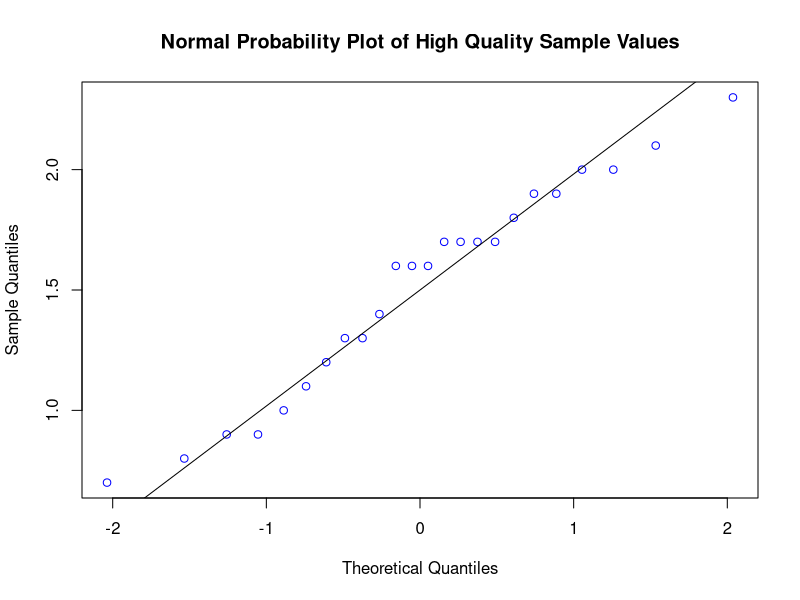
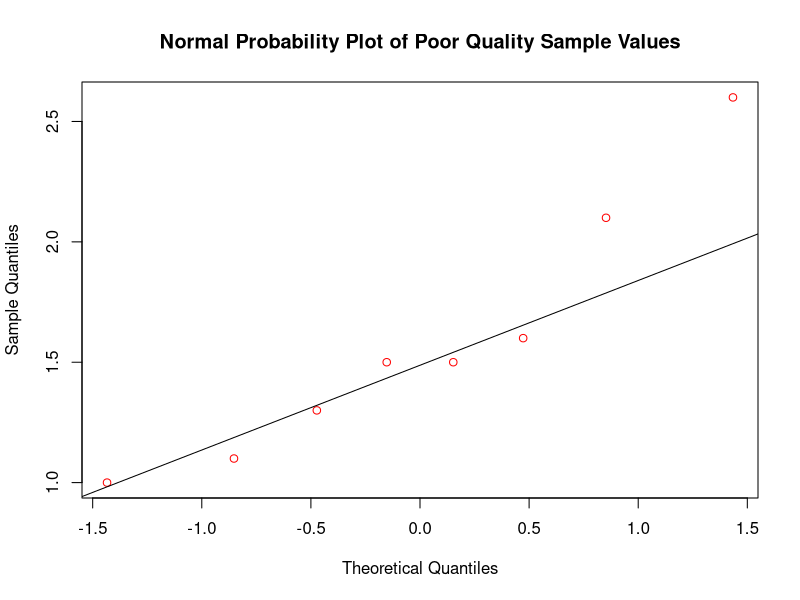
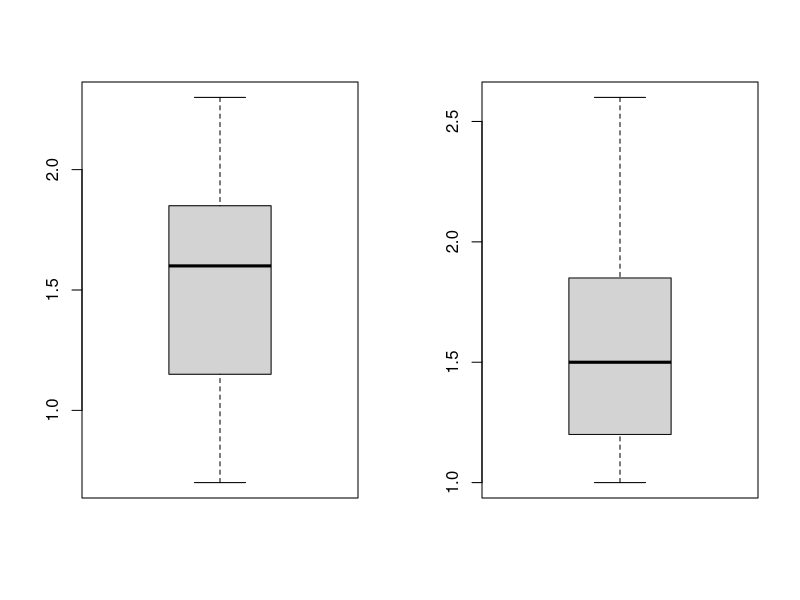
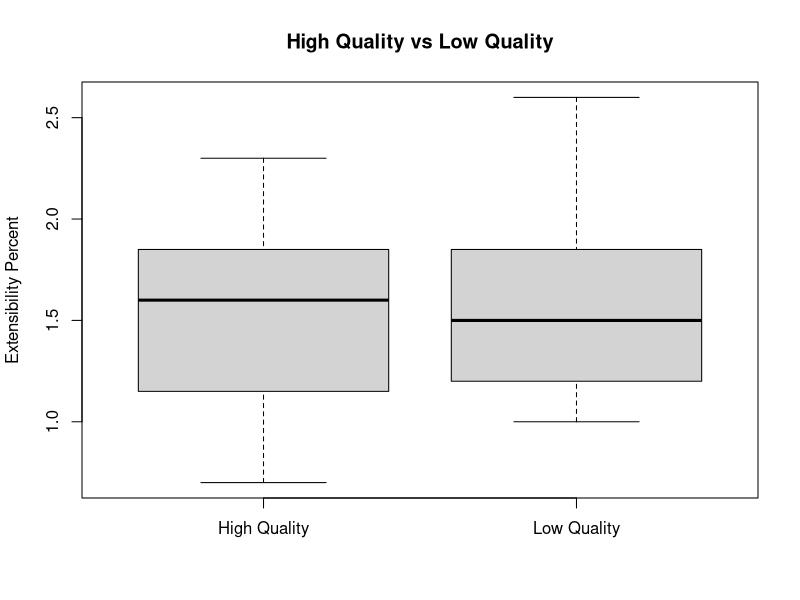
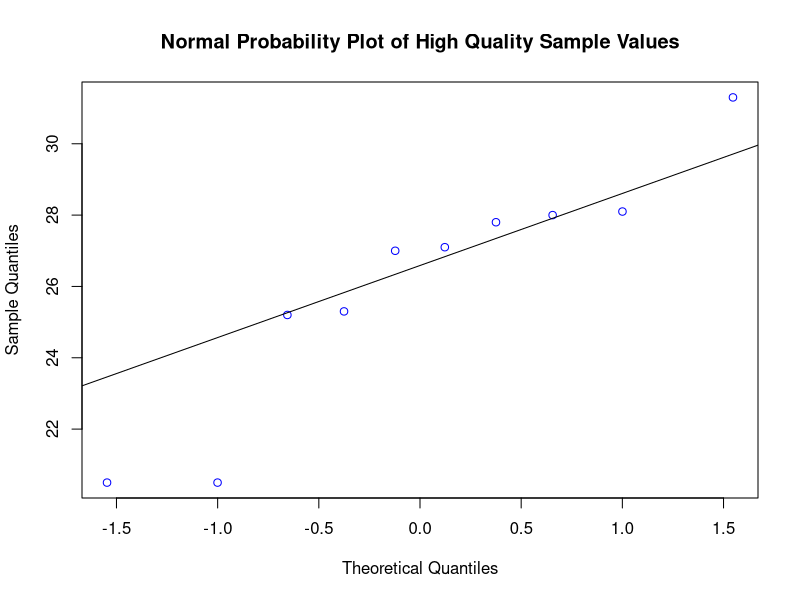
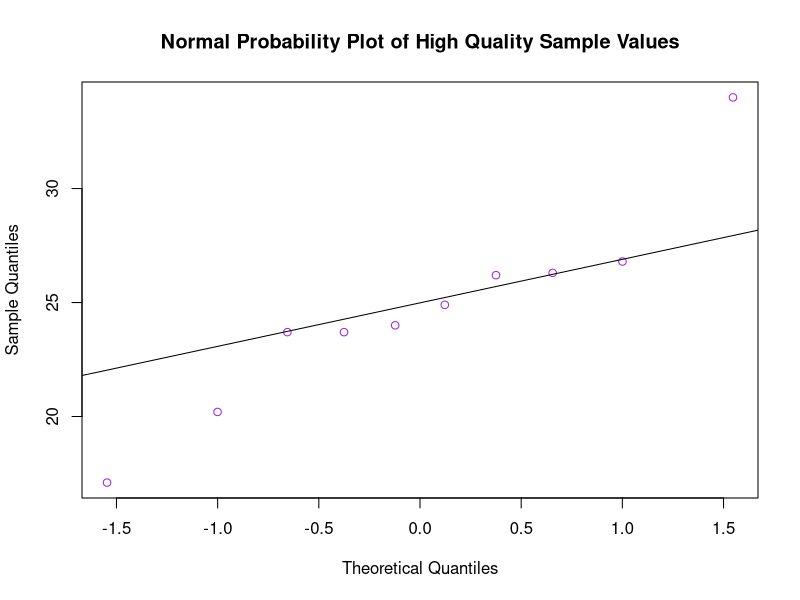
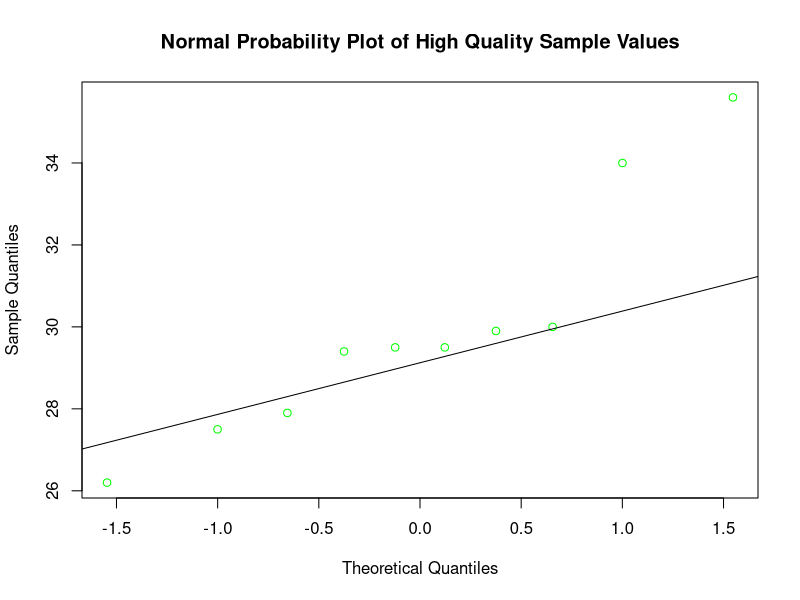
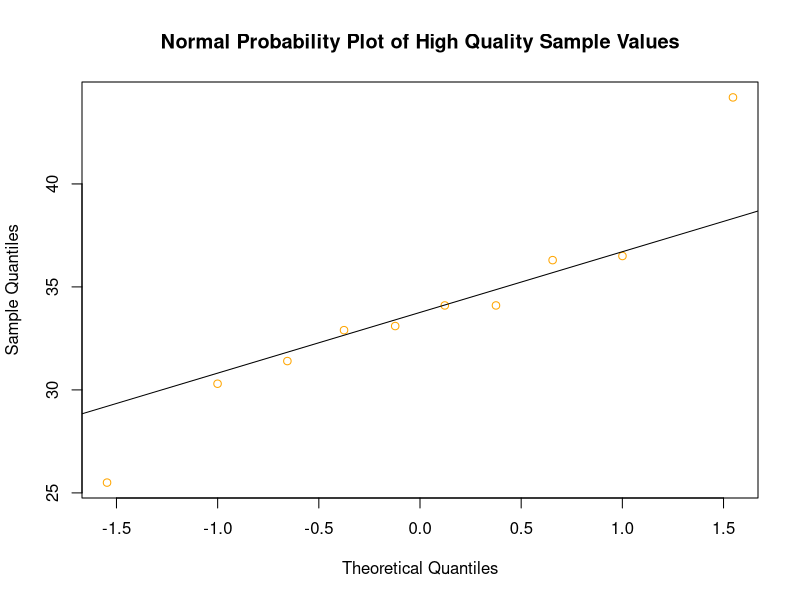

Generate these figures, in order, with R:
#9.23
#PART A

H <- c(1.2, 0.9, 1.9, 1.3, 0.8, 2.0, 0.7, 1.0, 1.7, 1.7, 1.1, 0.9, 1.7, 2.1, 1.6, 1.8, 1.4, 1.3, 1.9, 1.6, 1.7, 1.6, 2.3, 2.0)
P <- c(1.6, 1.5, 1.1, 2.1, 1.5, 1.3, 1.0, 2.6)

qqnorm(H, main = "Normal Probability Plot of High Quality Sample Values", col = "blue")
qqline(H)

qqnorm(P, main = "Normal Probability Plot of Poor Quality Sample Values", col = "red")
qqline(P)

#PART B

par(mfrow=c(1,2))
boxplot(H)
boxplot(P)
par(mfrow=c(1,1))
boxplot(H,P,
        main = "High Quality vs Low Quality",
        ylab = "Extensibility Percent",
        names = c("High Quality", "Low Quality"))

#PART C
H_xbar <- 1.508
P_xbar <- 1.588
H_s <- .444
P_s <- .530

#write null and alternate hypothesis
t_test_result <- t.test(H, P, var.equal = FALSE)
print(t_test_result)

critical_val <- qt(0.025, 10.482) #2 sided (this gives 1 side)
print(critical_val)
#######################################################################
#9.36

U <- c(36.4, 55.0, 51.5, 38.7, 43.2, 48.8, 25.6, 49.8)
A <- c(28.5, 20.0, 46.0, 34.5, 36.5, 52.5, 26.5, 46.5)

n <- length(U)
df <- n - 1

t_test_result <- t.test(U, A, paired = TRUE, alternative = "greater")
print(t_test_result)
#######################################################################
#9.54

x1 <- 18
n1 <- 56

x2 <- 12
n2 <- 51

phat1 <- x1/n1
qhat1 <- (1 - phat1)

phat2 <- x2/n2
qhat2 <- (1 - phat2)

phat_p <- (x1 + x2) / (n1 + n2)
qhat_p <- (1 - phat_p)

z_test_statistic = (phat1 - phat2) / (sqrt(phat_p * qhat_p) * sqrt((1/n1) + (1/n2)))
print(z_test_statistic)

criticalVal_right <- qnorm(1 - 0.05)
print(criticalVal_right)
criticalVal_left = (-1 * criticalVal_right)
print(criticalVal_left)
#######################################################################
#9.64
#given that NPP supports assumption that the population distributions are normal

Energizer <- c(8.65, 8.74, 8.91, 8.72, 8.85, 8.52, 8.62, 8.68, 8.86)
Ultracell <- c(8.76, 8.81, 8.81, 8.70, 8.73, 8.76, 8.68, 8.64, 8.79)

f_test_result <- var.test(Energizer, Ultracell)
print(f_test_result)

sd(Energizer)
sd(Ultracell)
#######################################################################
#9.74
##given that NPP supports assumption that the population distributions are normal

commutator <- c(211, 273, 305, 258, 270, 209, 223, 288, 296, 233, 262, 291, 278, 275, 210, 272, 264)
pinion <- c(226, 278, 259, 244, 273, 236, 290, 287, 315, 242, 288, 242, 278, 208, 281, 274, 268)

mean_difference <- mean(commutator) - mean(pinion)
se <- sqrt( (sd(commutator)^2/length(commutator)) + (sd(pinion)^2/length(pinion) ))

df <- ((((sd(commutator)^2 / length(commutator)) + (sd(pinion)^2 / length(pinion)))^2) / 
         ((((sd(commutator)^2 / length(commutator))^2) / (length(commutator) - 1)) + 
          (((sd(pinion)^2 / length(pinion))^2) / (length(pinion) - 1))))

t_value <- qt(1 - 0.05, df = df) #positive t value, 2 tailed

marginOfError <- t_value * se

lower_bound <- mean_difference - marginOfError
upper_bound <- mean_difference + marginOfError
print(lower_bound)
print(upper_bound)
########################################################################
#10.6

#checking if each group should be nd, var should be around the same, SRS

Group1 <- c(20.5, 28.1, 27.8, 27.0, 28.0, 25.2, 25.3, 27.1, 20.5, 31.3)
Group2 <- c(26.3, 24.0, 26.2, 20.2, 23.7, 34.0, 17.1, 26.8, 23.7, 24.9)
Group3 <- c(29.5, 34.0, 27.5, 29.4, 27.9, 26.2, 29.9, 29.5, 30.0, 35.6)
Group4 <- c(36.5, 44.2, 34.1, 30.3, 31.4, 33.1, 34.1, 32.9, 36.3, 25.5)

qqnorm(Group1, main = "Normal Probability Plot of High Quality Sample Values", col = "blue")
qqline(Group1)
qqnorm(Group2, main = "Normal Probability Plot of High Quality Sample Values", col = "purple")
qqline(Group2)
qqnorm(Group3, main = "Normal Probability Plot of High Quality Sample Values", col = "green")
qqline(Group3)
qqnorm(Group4, main = "Normal Probability Plot of High Quality Sample Values", col = "orange")
qqline(Group4)

combined <- data.frame(cbind(Group1, Group2, Group3, Group4))
stacked <- stack(combined)
ANOVA <- aov(values~ind, data = stacked)
summary(ANOVA) #get the table

#Tukey's multiple comparison test
tukey <- TukeyHSD(ANOVA) #gives pairwise comparisons
print(tukey$'ind') #at the 0.01 sig level

#to see which p adj values are less than my sig level (the means are diff then)
significant_comparisons <- tukey$ind[tukey$ind[, "p adj"] < 0.01, ]
print(significant_comparisons)



